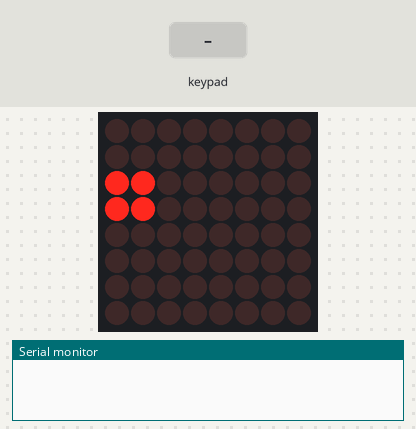
A sketch run on a simulated Arduino Uno, built with avr-gcc and run on an emulated ATmega328P. Shown: 8×8 LED matrix, the last lines printed to the serial monitor. The test bench sets the inputs (shaded band). Random numbers use the default seed unless the sketch sets one.

Above: at 1.2 s.
1.3 s: keypad keys 6 7 8 9 pressed 0.4 s apart
At 2.7 s:
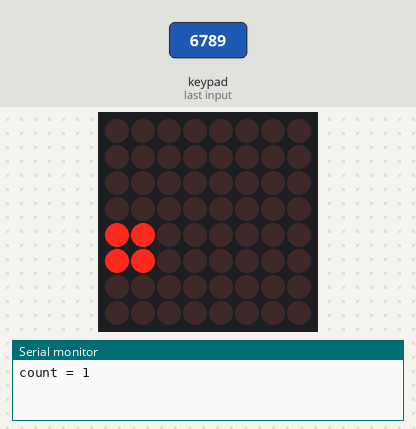
At 3.25 s:
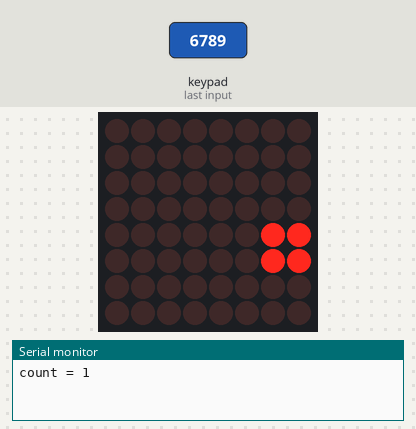
5.9 s: key '4' pressed
At 8.8 s:
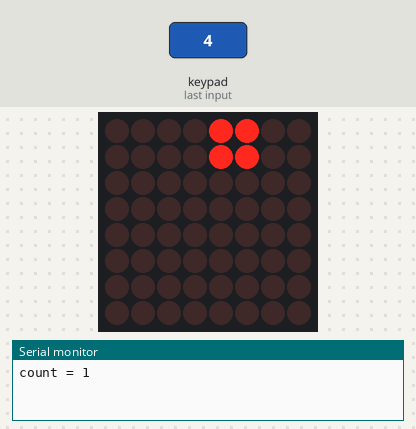
8.9 s: key '0' pressed
Timing chart, 0 to 11.9 s (numbered marks = the images above; inputs shaded):
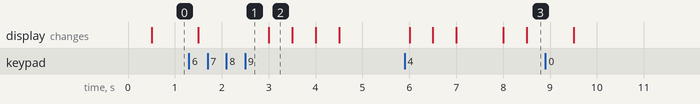

Measured:
- what the display in image 2 shows lasts 0.5 s, from 3.0 s to 3.5 s

The sketch:

exx03.ino
```cpp
#include "LedControl.h"
#include <Keypad.h>

LedControl lc = LedControl(12, 11, 10, 1);

byte dot[16][8] =
{
  {
    B11000000,  B11000000,  B00000000,  B00000000,
    B00000000,  B00000000,  B00000000,  B00000000
  },
  {
    B00110000,  B00110000,  B00000000,  B00000000,
   B00000000,  B00000000,  B00000000,  B00000000
  },
  {
    B00001100,  B00001100,  B00000000,  B00000000,
    B00000000,  B00000000,  B00000000,  B00000000
  },
  {
    B00000011,  B00000011,  B00000000,  B00000000,
    B00000000,  B00000000,  B00000000,  B00000000
  },
  {
    B00000000,  B00000000,  B11000000,  B11000000,
    B00000000,  B00000000,  B00000000,  B00000000
  },
  {
    B00000000,  B00000000,  B00110000,  B00110000,
    B00000000,  B00000000,  B00000000,  B00000000
  },
  {
    B00000000,  B00000000,  B00001100,  B00001100,
    B00000000,  B00000000,  B00000000,  B00000000
  },
  {
    B00000000,  B00000000,  B00000011,  B00000011,
    B00000000,  B00000000,  B00000000,  B00000000
  },
  {
    B00000000,  B00000000,  B00000000,  B00000000,
    B11000000,  B11000000,  B00000000,  B00000000
  },
  {
    B00000000,  B00000000,  B00000000,  B00000000,
    B00001100,  B00001100,  B00000000,  B00000000
  },
  {
    B00000000,  B00000000,  B00000000,  B00000000,
    B00000011,  B00000011,  B00000000,  B00000000
  },
  {
    B00000000,  B00000000,  B00000000,  B00000000,
    B00000000,  B00000000,  B11000000,  B11000000
  },
    {
    B00000000,  B00000000,  B00000000,  B00000000,
    B00000000,  B00000000,  B00110000,  B00110000
  },
    {
    B00000000,  B00000000,  B00000000,  B00000000,
    B00000000,  B00000000,  B00001100,  B00001100
  },
    {
    B00000000,  B00000000,  B00000000,  B00000000,
    B00000000,  B00000000,  B00000011,  B00000011
  }
};

const byte ROWS = 4;
const byte COLS = 4;

char hexaKeys[ROWS][COLS] = {
  {'0','1','2','3'},
  {'4','5','6','7'},
  {'8','9','a','b'},
  {'c','d','e','f'}
};
byte rowPins[ROWS] = { 2, 3, 4, 5 };
byte colPins[COLS] = {6, 7, 8, 9};

char customKey;
Keypad customKeypad = Keypad( makeKeymap(hexaKeys), rowPins, colPins, ROWS, COLS);

int ran = random(0, 15);
int count = 0;

void setup() {
  lc.shutdown(0, false);
  lc.setIntensity(0, 5);
  lc.clearDisplay(0);

  Serial.begin(9600);
}

void loop() {
  display_dot(ran);
  keyPress();
  if (millis() % 500 == 0)
    ran = random(0, 15);

  if (millis() < 10000 && count >= 20) {
    Serial.print("게임 승리!");
    delay(100000);
  }
  else if (millis() == 10000) {
    Serial.print("게임 오버!");
    delay(100000);
  }
}

void display_dot(int a)
{
    for (int i = 0; i < 8; i++)
    {
      lc.setRow(0, i, dot[a][i]);
    }
}

void keyPress(){  // 키 입력 함수
  customKey = customKeypad.getKey();
  if(customKey){  //키 입력 신호가 있을때만 작동
    switch (customKey) {
      case '1': case '2': case '3': case '4': case '5':
      case '6': case '7': case '8': case '9':
      if (customKey - '0' == ran) {
        count++;
        Serial.print("count = ");
        Serial.println(count);
      }
      break;

      case 'a': case 'b': case 'c': case 'd':
      case 'e': case 'f':
      int temp = customKey - 'a' + 10;
      if (temp == ran) {
        count++;
        Serial.print("count = ");
        Serial.println(count);
      }
      break;
    }

  }
}
```
